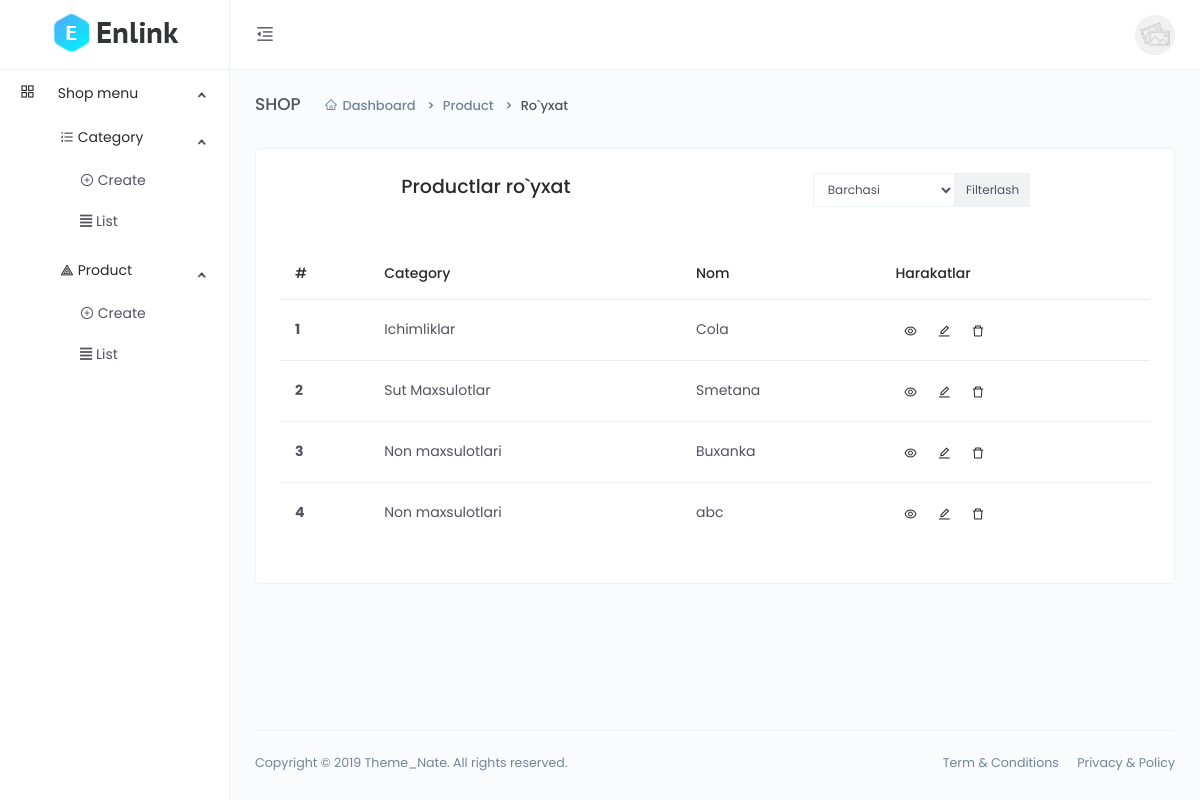
The page /dashboard/product-list on the database as committed earlier.
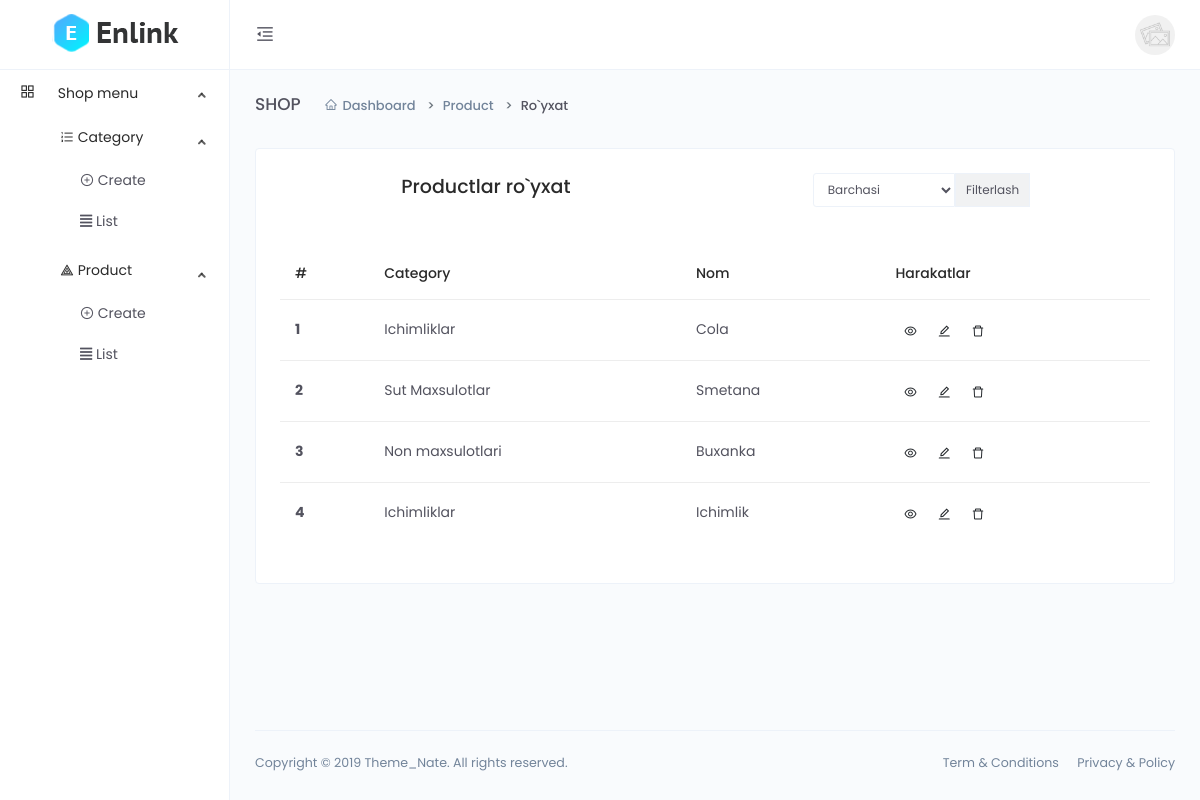
The same page on the database as committed later.
### main/models.py (models this page shows, shortened)
class CodeGenerate(models.Model):
    code = models.CharField(max_length=255, blank=True,unique=True)
    class Meta:
        abstract = True

class Product(CodeGenerate):
    category = models.ForeignKey(Category, on_delete=models.CASCADE)
    name = models.CharField(max_length=255)
    body = models.TextField()
    price = models.DecimalField(decimal_places=2, max_digits=10)
    discount_price = models.DecimalField(decimal_places=2, max_digits=10,
                                         blank=True, null=True)
    banner_img = models.ImageField(upload_to='banner-img/')
    quantity = models.IntegerField()
    delivery = models.BooleanField(default=False)

class Category(CodeGenerate):
    name = models.CharField(max_length=255, unique=True)
    def __str__(self):
        return self.name

### main/dashboard/views.py (the view)
# urls.py: path('product-list', views.product_list, name='product_list'),
def product_list(request):
    categories = models.Category.objects.all()
    category_code = request.GET.get('category_code')
    if category_code and category_code != '0':
        queryset = models.Product.objects.filter(category__code=category_code)
    else:
        queryset = models.Product.objects.all()
    context = {
          'queryset':queryset,
          'categories':categories,
          'category_code':category_code,
    }
    return render(request, 'dashboard/product/list.html', context)

### templates/dashboard/product/list.html (shortened to what this page needs)
{% extends 'dashboard/base.html' %}
{% block content %}
<div class="main-content">
    <div class="page-header">
        <h2 class="header-title">SHOP</h2>
        <div class="header-sub-title">
            <nav class="breadcrumb breadcrumb-dash">
                <a href="#" class="breadcrumb-item"><i class="anticon anticon-home m-r-5"></i>Dashboard</a>
                <a class="breadcrumb-item" href="#">Product</a>
                <span class="breadcrumb-item active">Ro`yxat</span>
            </nav>
        </div>
    </div>
    <div class="card">
        <div class="card-body">
            <div class="d-flex justify-content-around">
            <h4>Productlar ro`yxat</h4>
            <div>
                <form class="input-group input-group-sm mb-3">
                    <select name="category_code" class="form-control">
                        <option value="0">Barchasi</option>
                    </select>
                    <div class="input-group-prepend">
                        <button class="input-group-text" id="inputGroup-sizing-sm" type="submit">Filterlash</button>
                    </div>
                </form>
            </div>
            </div>
            <div class="m-t-25">
                <div class="table-responsive">
                    <table class="table">
                        <thead>
                            <tr>
                                <th scope="col">#</th>
                                <th scope="col">Category</th>
                                <th scope="col">Nom</th>
                                <th scope="col">Harakatlar</th>
                            </tr>
                        </thead>
                        <tbody>
                            {% for q in queryset %}
                            <tr>
                                <th scope="row">{{forloop.counter}}</th>
                                <td>{{q.category.name}}</td>
                                <td>{{q.name}}</td>
                                <td>
                                    <a href="{% url 'dashboard:product_detail' q.code %}" class="btn btn-icon btn-hover btn-sm btn-rounded">
                                        <i class="anticon anticon-eye"></i>
                                    </a>
                                    <a href="{% url 'dashboard:product_update' q.code %}" class="btn btn-icon btn-hover btn-sm btn-rounded">
                                        <i class="anticon anticon-edit"></i>
                                    </a>
                                    <button type="button" class="btn btn-icon btn-hover btn-sm btn-rounded" data-toggle="modal" data-target=".bd-example-modal-sm{{forloop.counter}}">
                                        <i class="anticon anticon-delete"></i>
                                    </button>
                                </td>
                            </tr>
                            {% endfor %}
                        </tbody>
                    </table>
                </div>
            </div>
        </div>
    </div>
</div>
{% endblock %}

### templates/dashboard/base.html (shortened to what this page needs)
<!DOCTYPE html>
<html lang="en">
{% load static %}
<head>
    <link href="{% static 'dashboard/vendors/bootstrap-datepicker/bootstrap-datepicker.min.css' %}" rel="stylesheet">
    <link href="{% static 'dashboard/css/app.min.css' %}" rel="stylesheet">
</head>
<body>
    <div class="app">
        <div class="layout">
            <div class="header">
                <div class="logo logo-dark">
                    <a href="index.html">
                        <img src="{% static 'dashboard/images/logo/logo.png' %}" alt="Logo">
                    </a>
                </div>
                <div class="nav-wrap">
                    <ul class="nav-left">
                        <li class="desktop-toggle">
                            <a href="javascript:void(0);">
                                <i class="anticon"></i>
                            </a>
                        </li>
                    </ul>
                    <ul class="nav-right">
                        <li class="dropdown dropdown-animated scale-left">
                            <div class="pointer" data-toggle="dropdown">
                                <div class="avatar avatar-image  m-h-10 m-r-15">
                                    <img src="{% static 'dashboard/images/avatars/thumb-3.jpg' %}"  alt="">
                                </div>
                            </div>
                        </li>
                    </ul>
                </div>
            </div>
            <div class="side-nav">
                <div class="side-nav-inner">
                    <ul class="side-nav-menu scrollable">
                        <li class="nav-item dropdown open">
                            <a class="dropdown-toggle" href="javascript:void(0);">
                                <span class="icon-holder">
                                    <i class="anticon anticon-appstore"></i>
                                </span>
                                <span class="title">Shop menu</span>
                            </a>
                            <ul class="dropdown-menu">
                                <li>
                                    <li class="nav-item dropdown open">
                                        <a class="dropdown-toggle" href="javascript:void(0);">
                                            <span class="icon-holder">
                                                <i class="anticon anticon-ordered-list"></i>
                                            </span>
                                            <span class="title">Category</span>
                                        </a>
                                        <ul class="dropdown-menu">
                                            <li>
                                                <a href="{% url 'dashboard:category_create' %}">
                                                    <i class="anticon anticon-plus-circle"></i>
                                                    Create
                                                </a>
                                            </li>
                                            <li>
                                                <a href="{% url 'dashboard:category_list' %}">
                                                    <span class="icon-holder">
                                                        <i class="fas fa-align-justify"></i>
                                                        List
                                                    </span>
                                                </a>
                                            </li>
                                        </ul>
                                    </li>
                                </li>
                                <li>
                                    <li class="nav-item dropdown open">
                                        <a class="dropdown-toggle" href="javascript:void(0);">
                                            <span class="icon-holder">
                                                <i class="anticon anticon-heat-map"></i>
                                            </span>
                                            <span class="title">Product</span>
                                        </a>
                                        <ul class="dropdown-menu">
                                            <li>
                                                <a href="{% url 'dashboard:product_create' %}">
                                                    <i class="anticon anticon-plus-circle"></i>
                                                    Create
                                                </a>
                                            </li>
                                            <li>
                                                <a href="{% url 'dashboard:product_list' %}">
                                                    <i class="fas fa-align-justify"></i>
                                                    List
                                                </a>
                                            </li>
                                        </ul>
                                    </li>
                                </li>
                            </ul>
                        </li>
                    </ul>
                </div>
            </div>
            <div class="page-container">
                {% block content %}
                {% endblock %}
                <footer class="footer">
                    <div class="footer-content">
                        <p class="m-b-0">Copyright © 2019 Theme_Nate. All rights reserved.</p>
                        <span>
                            <a href="" class="text-gray m-r-15">Term &amp; Conditions</a>
                            <a href="" class="text-gray">Privacy &amp; Policy</a>
                        </span>
                    </div>
                </footer>
            </div>
        </div>
    </div>
</body>
</html>

Rows that differ between the two databases and show on the page:
removed Product: category.name "Non maxsulotlari", name "abc"
added Product: category.name "Ichimliklar", name "Ichimlik"
